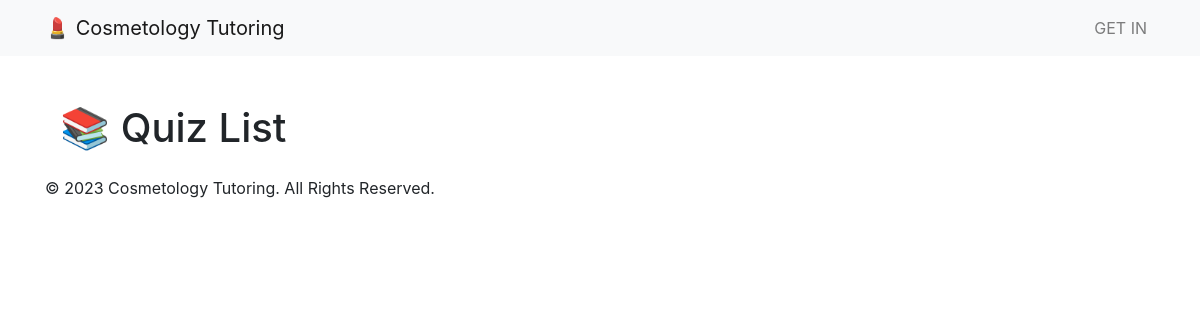
The app's page /quizzes/quizzes/, older data.
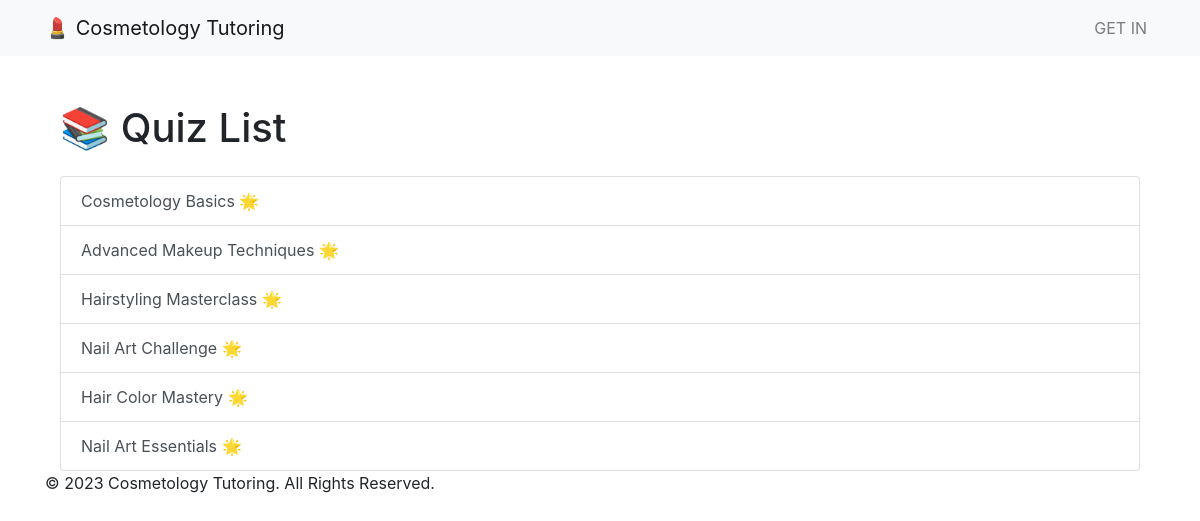
The same page, newer data.
### quizzes/models.py (models this page shows, shortened)
class Quiz(models.Model):
    title = models.CharField(max_length=200)
    description = models.TextField()
    creator = models.ForeignKey(Instructor, on_delete=models.CASCADE)  # Use the Instructor model
    created_at = models.DateTimeField(auto_now_add=True)

### quizzes/views.py (the view)
# urls.py: path('quizzes/', QuizListView.as_view(), name='quiz-list'),
class QuizListView(ListView):
    model = Quiz
    template_name = 'quizzes/quiz_list.html'
    context_object_name = 'quizzes'

### templates/quizzes/quiz_list.html
{% extends 'base.html' %}
{% block content %}
  <div class="container mt-5">
    <h1 class="mb-4">📚 Quiz List</h1>
    <div class="list-group">
      {% for quiz in quizzes %}
        <a href="{% url 'quiz-detail' quiz.pk %}" class="list-group-item list-group-item-action">
          {{ quiz.title }} 🌟
        </a>
      {% endfor %}
    </div>
  </div>
{% endblock %}

Row changes from the older to the newer data that the page shows:
added Quiz: title "Cosmetology Basics"
added Quiz: title "Advanced Makeup Techniques"
added Quiz: title "Hairstyling Masterclass"
added Quiz: title "Nail Art Challenge"
added Quiz: title "Hair Color Mastery"
added Quiz: title "Nail Art Essentials"
